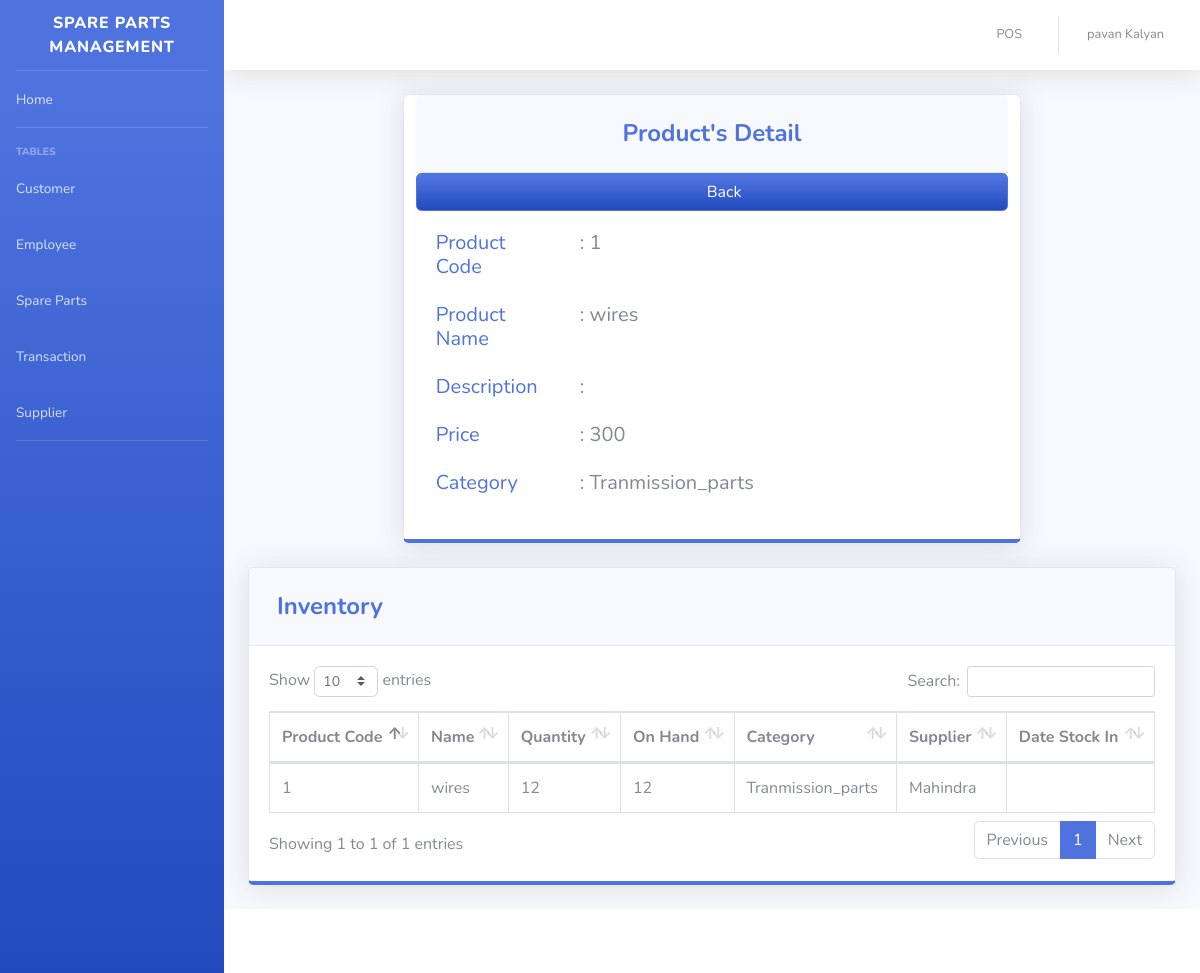
/pages/pro_searchfrm.php?id=1 (signed in), run on the app's committed database.
### tables this page shows
CREATE TABLE `product` (
  `PRODUCT_ID` int(11) NOT NULL,
  `PRODUCT_CODE` varchar(20) NOT NULL,
  `NAME` varchar(50) DEFAULT NULL,
  `DESCRIPTION` varchar(250) NOT NULL,
  `QTY_STOCK` int(50) DEFAULT NULL,
  `ON_HAND` int(250) NOT NULL,
  `PRICE` int(50) DEFAULT NULL,
  `CATEGORY_ID` int(11) DEFAULT NULL,
  `SUPPLIER_ID` int(11) DEFAULT NULL,
  `DATE_STOCK_IN` varchar(50) NOT NULL
);

CREATE TABLE `category` (
  `CATEGORY_ID` int(11) NOT NULL,
  `CNAME` varchar(50) DEFAULT NULL
);

CREATE TABLE `supplier` (
  `SUPPLIER_ID` int(11) NOT NULL,
  `COMPANY_NAME` varchar(50) DEFAULT NULL,
  `LOCATION_ID` int(11) NOT NULL,
  `PHONE_NUMBER` varchar(11) DEFAULT NULL
);

### pages/pro_searchfrm.php (the view, shortened to what this page needs)
<?php
include'../includes/connection.php';
include'../includes/sidebar.php';
?>
          <center><div class="card shadow mb-4 col-xs-12 col-md-8 border-bottom-primary">
            <div class="card-header py-3">
              <h4 class="m-2 font-weight-bold text-primary">Product's Detail</h4>
            </div>
            <a href="product.php?action=add" type="button" class="btn btn-primary bg-gradient-primary btn-block"> <i class="fas fa-flip-horizontal fa-fw fa-share"></i> Back</a>
            <div class="card-body">
          <?php
            $query = 'SELECT PRODUCT_ID, PRODUCT_CODE, NAME,DESCRIPTION, COUNT(`QTY_STOCK`) AS "QTY_STOCK", COUNT(`ON_HAND`) AS "ON_HAND",PRICE, c.CNAME FROM product p join category c on p.CATEGORY_ID=c.CATEGORY_ID WHERE PRODUCT_CODE ='.$_GET['id'];
            $result = mysqli_query($db, $query) or die(mysqli_error($db));
              while($row = mysqli_fetch_array($result))
              {
                $zzz= $row['PRODUCT_CODE'];
                $i= $row['NAME'];
                $a=$row['DESCRIPTION'];
                $c=$row['PRICE'];
                $d=$row['CNAME'];
              }
          ?>
                  <div class="form-group row text-left">
                      <div class="col-sm-3 text-primary">
                        <h5>
                          Product Code<br>
                        </h5>
                      </div>
                      <div class="col-sm-9">
                        <h5>
                          : <?php echo $zzz; ?><br>
                        </h5>
                      </div>
                    </div>
                    <div class="form-group row text-left">
                      <div class="col-sm-3 text-primary">
                        <h5>
                          Product Name<br>
                        </h5>
                      </div>
                      <div class="col-sm-9">
                        <h5>
                          : <?php echo $i; ?> <br>
                        </h5>
                      </div>
                    </div>
                  <div class="form-group row text-left">
                      <div class="col-sm-3 text-primary">
                        <h5>
                          Description<br>
                        </h5>
                      </div>
                      <div class="col-sm-9">
                        <h5>
                          : <?php echo $a; ?><br>
                        </h5>
                      </div>
                    </div>
                  <div class="form-group row text-left">
                      <div class="col-sm-3 text-primary">
                        <h5>
                          Price<br>
                        </h5>
                      </div>
                      <div class="col-sm-9">
                        <h5>
                          : <?php echo $c; ?><br>
                        </h5>
                      </div>
                    </div>
                  <div class="form-group row text-left">
                      <div class="col-sm-3 text-primary">
                        <h5>
                          Category<br>
                        </h5>
                      </div>
                      <div class="col-sm-9">
                        <h5>
                          : <?php echo $d; ?><br>
                        </h5>
                      </div>
                    </div>
                </div>
          </div></center>
          <div class="card shadow mb-4 col-xs-12 col-md-15 border-bottom-primary">
            <div class="card-header py-3">
              <h4 class="m-2 font-weight-bold text-primary">Inventory</h4>
            </div>
            <div class="card-body">
              <div class="table-responsive">
                <table class="table table-bordered" id="dataTable" width="100%" cellspacing="0">
               <thead>
                   <tr>
                     <th>Product Code</th>
                     <th>Name</th>
                     <th>Quantity</th>
                     <th>On Hand</th>
                     <th>Category</th>
                     <th>Supplier</th>
                     <th>Date Stock In</th>
                   </tr>
               </thead>
          <tbody>
<?php
    $query = 'SELECT PRODUCT_ID, PRODUCT_CODE, NAME, COUNT("QTY_STOCK") AS QTY_STOCK, COUNT("ON_HAND") AS ON_HAND, CNAME, COMPANY_NAME, p.SUPPLIER_ID, DATE_STOCK_IN FROM product p join category c on p.CATEGORY_ID=c.CATEGORY_ID JOIN supplier s ON p.SUPPLIER_ID=s.SUPPLIER_ID where PRODUCT_CODE ='.$zzz.' GROUP BY `SUPPLIER_ID`, `DATE_STOCK_IN`';
        $result = mysqli_query($db, $query) or die (mysqli_error($db));
            while ($row = mysqli_fetch_assoc($result)) {
                echo '<tr>';
                echo '<td>'. $row['PRODUCT_CODE'].'</td>';
                echo '<td>'. $row['NAME'].'</td>';
                echo '<td>'. $row['QTY_STOCK'].'</td>';
                echo '<td>'. $row['ON_HAND'].'</td>';
                echo '<td>'. $row['CNAME'].'</td>';
                echo '<td>'. $row['COMPANY_NAME'].'</td>';
                echo '<td>'. $row['DATE_STOCK_IN'].'</td>';
                echo '</tr> ';
                        }
?>
                                </tbody>
                            </table>
                        </div>
                    </div>
                  </div>
<?php
include'../includes/footer.php';
?>

### data on the page
product: PRODUCT_CODE "1", NAME "wires", PRICE "300", CATEGORY_ID.CNAME "Tranmission_parts", QTY_STOCK "12", ON_HAND "12", SUPPLIER_ID.COMPANY_NAME "Mahindra"

### other printed values
$_SESSION['FIRST_NAME'] "pavan"
$_SESSION['LAST_NAME'] "Kalyan"
